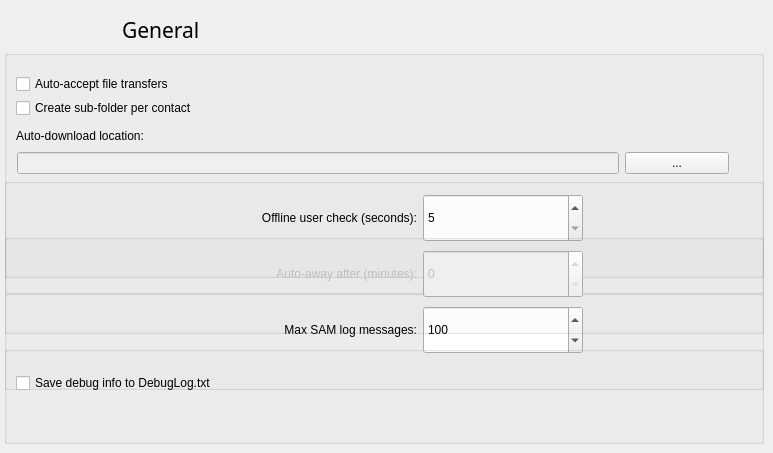
    <widget class="QWidget" name="general_page">

     <widget class="QGroupBox" name="UserCheck">

      <property name="geometry">

       <rect>

        <x>4</x>

        <y>178</y>

<width>760</width>
<height>100</height>
       </rect>

      </property>

      <property name="minimumSize">

       <size>

<width>760</width>
<height>100</height>
       </size>

      </property>

      <property name="maximumSize">

       <size>

<width>760</width>
<height>100</height>
       </size>

      </property>

      <property name="title">

       <string/>

      </property>

      <widget class="QWidget" name="layoutWidget">

       <property name="geometry">

        <rect>

         <x>13</x>

         <y>14</y>

<width>712</width>
<height>52</height>
        </rect>

       </property>

       <layout class="QGridLayout" name="gridLayout_11">

        <item row="0" column="1" alignment="Qt::AlignLeft">

         <widget class="QSpinBox" name="OfflineChkSpinBox">

          <property name="minimumSize">

           <size>

<width>160</width>
<height>48</height>
           </size>

          </property>

          <property name="maximumSize">

           <size>

<width>160</width>
<height>48</height>
           </size>

          </property>

          <property name="minimum">

           <number>5</number>

          </property>

          <property name="maximum">

           <number>120</number>

          </property>

          <property name="value">

           <number>5</number>

          </property>

         </widget>

        </item>

        <item row="0" column="0">

         <widget class="QLabel" name="label_offlinechk">

          <property name="minimumSize">

           <size>

<width>400</width>
<height>48</height>
           </size>

          </property>

          <property name="maximumSize">

           <size>

<width>400</width>
<height>48</height>
           </size>

          </property>

          <property name="text">

           <string>Offline user check (seconds):</string>

          </property>

          <property name="alignment">

           <set>Qt::AlignRight|Qt::AlignTrailing|Qt::AlignVCenter</set>

          </property>

         </widget>

        </item>

       </layout>

      </widget>

     </widget>

     <widget class="QGroupBox" name="SAMLog">

      <property name="geometry">

       <rect>

        <x>4</x>

        <y>290</y>

<width>760</width>
<height>100</height>
       </rect>

      </property>

      <property name="minimumSize">

       <size>

<width>760</width>
<height>100</height>
       </size>

      </property>

      <property name="maximumSize">

       <size>

<width>760</width>
<height>100</height>
       </size>

      </property>

      <property name="title">

       <string/>

      </property>

      <widget class="QWidget" name="layoutWidget">

       <property name="geometry">

        <rect>

         <x>13</x>

         <y>14</y>

<width>710</width>
<height>52</height>
        </rect>

       </property>

       <layout class="QGridLayout" name="gridLayout_7">

        <item row="0" column="0">

         <widget class="QLabel" name="MaxLogLabel">

          <property name="minimumSize">

           <size>

<width>400</width>
<height>48</height>
           </size>

          </property>

          <property name="maximumSize">

           <size>

<width>400</width>
<height>48</height>
           </size>

          </property>

          <property name="text">

           <string>Max SAM log messages:</string>

          </property>

          <property name="alignment">

           <set>Qt::AlignRight|Qt::AlignTrailing|Qt::AlignVCenter</set>

          </property>

         </widget>

        </item>

        <item row="0" column="1" alignment="Qt::AlignLeft">

         <widget class="QSpinBox" name="spinBox">

          <property name="minimumSize">

           <size>

<width>160</width>
<height>48</height>
           </size>

          </property>

          <property name="maximumSize">

           <size>

<width>160</width>
<height>48</height>
           </size>

          </property>

          <property name="maximum">

           <number>1000</number>

          </property>

          <property name="value">

           <number>100</number>

          </property>

         </widget>

        </item>

       </layout>

      </widget>

     </widget>

     <widget class="QWidget" name="layoutWidget_3">

      <property name="geometry">

       <rect>

        <x>4</x>

        <y>0</y>

<width>232</width>
<height>60</height>
       </rect>

      </property>

      <layout class="QGridLayout" name="General">

       <property name="leftMargin">

        <number>0</number>

       </property>

       <property name="topMargin">

        <number>0</number>

       </property>

       <property name="rightMargin">

        <number>0</number>

       </property>

       <property name="bottomMargin">

        <number>0</number>

       </property>

       <property name="horizontalSpacing">

        <number>3</number>

       </property>

       <property name="verticalSpacing">

        <number>6</number>

       </property>

       <item row="0" column="2" alignment="Qt::AlignLeft|Qt::AlignVCenter">

        <widget class="QLabel" name="basicLabel">

         <property name="sizePolicy">

          <sizepolicy hsizetype="Fixed" vsizetype="Fixed">

           <horstretch>0</horstretch>

           <verstretch>0</verstretch>

          </sizepolicy>

         </property>

         <property name="minimumSize">

          <size>

<width>0</width>
<height>56</height>
          </size>

         </property>

         <property name="maximumSize">

          <size>

<width>33554430</width>
<height>56</height>
          </size>

         </property>

         <property name="font">

          <font>

           <family>Sans Serif</family>

           <pointsize>16</pointsize>

           <weight>75</weight>

           <italic>false</italic>

           <bold>true</bold>

           <underline>false</underline>

           <strikeout>false</strikeout>

          </font>

         </property>

         <property name="text">

          <string>&lt;html&gt;&lt;head&gt;&lt;meta name=&quot;qrichtext&quot; content=&quot;1&quot; /&gt;&lt;style type=&quot;text/css&quot;&gt;

p, li { white-space: pre-wrap; }

&lt;/style&gt;&lt;/head&gt;&lt;body style=&quot; font-family:'Sans Serif'; font-size:16pt; font-weight:600; font-style:italic; text-decoration: underline;&quot;&gt;

&lt;p style=&quot; -qt-block-indent:0; text-indent:0px;&quot;&gt;&lt;span style=&quot; font-weight:400; font-style:normal; text-decoration:none;&quot;&gt;General&lt;/span&gt;&lt;/p&gt;&lt;/body&gt;&lt;/html&gt;</string>

         </property>

         <property name="alignment">

          <set>Qt::AlignLeading|Qt::AlignLeft|Qt::AlignVCenter</set>

         </property>

        </widget>

       </item>

       <item row="0" column="1" alignment="Qt::AlignLeft|Qt::AlignVCenter">

        <widget class="QLabel" name="basiciconlabel">

         <property name="minimumSize">

          <size>

<width>56</width>
<height>56</height>
          </size>

         </property>

         <property name="maximumSize">

          <size>

<width>56</width>
<height>56</height>
          </size>

         </property>

         <property name="baseSize">

          <size>

<width>56</width>
<height>56</height>
          </size>

         </property>

         <property name="autoFillBackground">

          <bool>false</bool>

         </property>

         <property name="text">

          <string/>

         </property>

         <property name="pixmap">

          <pixmap resource="resourcen.qrc">:/icons/settings.svg</pixmap>

         </property>

         <property name="scaledContents">

          <bool>true</bool>

         </property>

         <property name="alignment">

          <set>Qt::AlignLeading|Qt::AlignLeft|Qt::AlignVCenter</set>

         </property>

        </widget>

       </item>

      </layout>

     </widget>

     <widget class="QGroupBox" name="FileXfer">

      <property name="geometry">

       <rect>

        <x>4</x>

        <y>50</y>

<width>760</width>
<height>244</height>
       </rect>

      </property>

      <property name="minimumSize">

       <size>

<width>760</width>
<height>0</height>
       </size>

      </property>

      <property name="maximumSize">

       <size>

<width>760</width>
<height>33554430</height>
       </size>

      </property>

      <property name="title">

       <string/>

      </property>

      <widget class="QCheckBox" name="checkBox_AutoAcceptFiles">

       <property name="enabled">

        <bool>true</bool>

       </property>

       <property name="geometry">

        <rect>

         <x>12</x>

         <y>13</y>

<width>356</width>
<height>42</height>
        </rect>

       </property>

       <property name="text">

        <string>Auto-accept file transfers</string>

       </property>

       <property name="checkable">

        <bool>true</bool>

       </property>

      </widget>

      <widget class="QLabel" name="label_autoDL">

       <property name="geometry">

        <rect>

         <x>12</x>

         <y>66</y>

<width>354</width>
<height>40</height>
        </rect>

       </property>

       <property name="minimumSize">

        <size>

<width>0</width>
<height>40</height>
        </size>

       </property>

       <property name="maximumSize">

        <size>

<width>33554430</width>
<height>40</height>
        </size>

       </property>

       <property name="baseSize">

        <size>

<width>0</width>
<height>40</height>
        </size>

       </property>

       <property name="text">

        <string>Auto-download location:</string>

       </property>

      </widget>

      <widget class="QWidget" name="layoutWidget">

       <property name="geometry">

        <rect>

         <x>13</x>

         <y>86</y>

<width>712</width>
<height>54</height>
        </rect>

       </property>

       <layout class="QGridLayout" name="gridLayout_20">

        <item row="0" column="0">

         <widget class="QLineEdit" name="txt_IncomingFileFolder">

          <property name="enabled">

           <bool>false</bool>

          </property>

          <property name="autoFillBackground">

           <bool>true</bool>

          </property>

          <property name="clearButtonEnabled">

           <bool>true</bool>

          </property>

         </widget>

        </item>

        <item row="0" column="1" alignment="Qt::AlignRight">

         <widget class="QPushButton" name="cmd_Downloads">

          <property name="enabled">

           <bool>true</bool>

          </property>

          <property name="minimumSize">

           <size>

<width>104</width>
<height>0</height>
           </size>

          </property>

          <property name="maximumSize">

           <size>

<width>104</width>
<height>33554430</height>
           </size>

          </property>

          <property name="text">

           <string>...</string>

          </property>

         </widget>

        </item>

       </layout>

      </widget>

      <widget class="QCheckBox" name="checkBox_Subfolders">

       <property name="enabled">

        <bool>true</bool>

       </property>

       <property name="geometry">

        <rect>

         <x>12</x>

         <y>37</y>

<width>404</width>
<height>42</height>
        </rect>

       </property>

       <property name="text">

        <string>Create sub-folder per contact</string>

       </property>

       <property name="checkable">

        <bool>true</bool>

       </property>

      </widget>

     </widget>

     <widget class="QGroupBox" name="Debugging">

      <property name="geometry">

       <rect>

        <x>4</x>

        <y>346</y>

<width>760</width>
<height>98</height>
       </rect>

      </property>

      <property name="minimumSize">

       <size>

<width>760</width>
<height>98</height>
       </size>

      </property>

      <property name="maximumSize">

       <size>

<width>760</width>
<height>98</height>
       </size>

      </property>

      <property name="title">

       <string/>

      </property>

      <widget class="QCheckBox" name="checkBox_DebugLog">

       <property name="enabled">

        <bool>true</bool>

       </property>

       <property name="geometry">

        <rect>

         <x>12</x>

         <y>16</y>

<width>454</width>
<height>42</height>
        </rect>

       </property>

       <property name="toolTip">

        <string>File will be written to your profile folder</string>

       </property>

       <property name="text">

        <string>Save debug info to DebugLog.txt </string>

       </property>

       <property name="checkable">

        <bool>true</bool>

       </property>

      </widget>

     </widget>

     <widget class="QGroupBox" name="AutoAway">

      <property name="geometry">

       <rect>

        <x>4</x>

        <y>234</y>

<width>760</width>
<height>100</height>
       </rect>

      </property>

      <property name="minimumSize">

       <size>

<width>760</width>
<height>100</height>
       </size>

      </property>

      <property name="maximumSize">

       <size>

<width>760</width>
<height>100</height>
       </size>

      </property>

      <property name="title">

       <string/>

      </property>

      <widget class="QWidget" name="layoutWidget_22">

       <property name="geometry">

        <rect>

         <x>13</x>

         <y>14</y>

<width>712</width>
<height>52</height>
        </rect>

       </property>

       <layout class="QGridLayout" name="gridLayout_21">

        <item row="0" column="1" alignment="Qt::AlignLeft">

         <widget class="QSpinBox" name="AutoAwaySpinBox">

          <property name="enabled">

           <bool>false</bool>

          </property>

          <property name="minimumSize">

           <size>

<width>160</width>
<height>48</height>
           </size>

          </property>

          <property name="maximumSize">

           <size>

<width>160</width>
<height>48</height>
           </size>

          </property>

          <property name="toolTip">

           <string>Set to 0 to disable</string>

          </property>

          <property name="minimum">

           <number>0</number>

          </property>

          <property name="maximum">

           <number>720</number>

          </property>

          <property name="value">

           <number>0</number>

          </property>

         </widget>

        </item>

        <item row="0" column="0">

         <widget class="QLabel" name="NoActivityLabel">

          <property name="enabled">

           <bool>false</bool>

          </property>

          <property name="minimumSize">

           <size>

<width>400</width>
<height>48</height>
           </size>

          </property>

          <property name="maximumSize">

           <size>

<width>400</width>
<height>48</height>
           </size>

          </property>

          <property name="text">

           <string>Auto-away after (minutes):</string>

          </property>

          <property name="alignment">

           <set>Qt::AlignRight|Qt::AlignTrailing|Qt::AlignVCenter</set>

          </property>

         </widget>

        </item>

       </layout>

      </widget>

     </widget>

    </widget>
